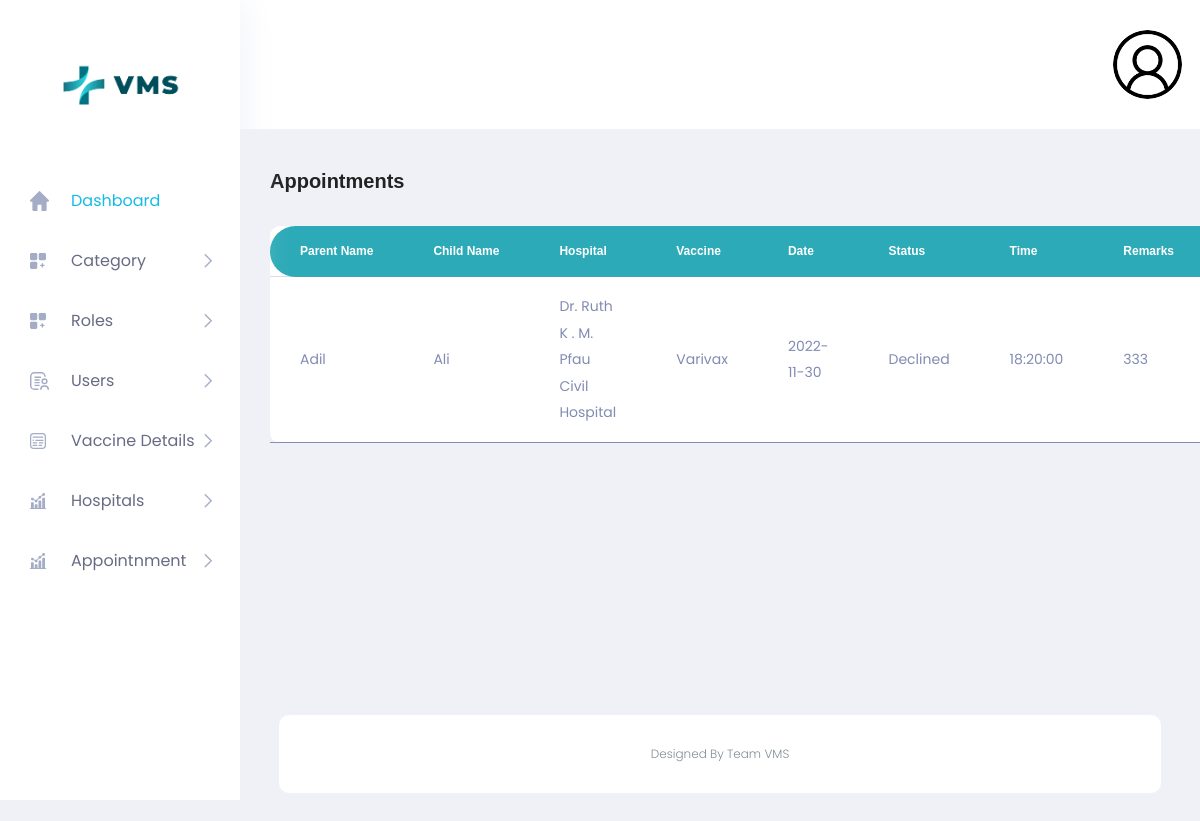
/ADMIN/appointment_show.php (signed in), run on the app's committed database.
### tables this page shows
CREATE TABLE `appointment` (
  `ID` int(11) NOT NULL,
  `USER_ID_FK` int(11) NOT NULL,
  `CHILD_ID_FK` int(11) NOT NULL,
  `HOSPITAL_ID_FK` int(11) NOT NULL,
  `VACCINE_ID_FK` int(11) NOT NULL,
  `DATE` date NOT NULL,
  `STATUS` varchar(20) NOT NULL,
  `TIME` time NOT NULL,
  `REMARKS` varchar(30) NOT NULL
);

CREATE TABLE `users` (
  `ID` int(11) NOT NULL,
  `ROLE_ID_FK` int(11) NOT NULL,
  `USERNAME` varchar(30) NOT NULL,
  `PASSWORD` varchar(40) NOT NULL,
  `CONTACT` varchar(40) NOT NULL,
  `USER_IMAGE` varchar(50) NOT NULL
);

CREATE TABLE `child_details` (
  `ID` int(11) NOT NULL,
  `PARENTS_ID_FK` int(11) NOT NULL,
  `D_O_B` date NOT NULL,
  `CHILD_NAME` varchar(40) NOT NULL,
  `BLOOD_GROUP` varchar(30) NOT NULL,
  `GENDER` varchar(30) NOT NULL,
  `B_FORM` varchar(30) NOT NULL,
  `B_CERTIFICATE` varchar(30) NOT NULL,
  `PARENTS_CNIC` varchar(40) NOT NULL,
  `CHILD_PICTURE` varchar(50) NOT NULL
);

CREATE TABLE `hospital` (
  `ID` int(11) NOT NULL,
  `USER_ID_FK` int(11) NOT NULL,
  `HOSPITAL_NAME` varchar(50) NOT NULL,
  `LOCATION` varchar(60) NOT NULL,
  `CONTACT` varchar(30) NOT NULL,
  `HOSPITAL_PIC` varchar(100) NOT NULL,
  `DETAILS` varchar(10000) NOT NULL
);

CREATE TABLE `vaccine_detail` (
  `ID` int(11) NOT NULL,
  `CAT_ID_FK` int(11) NOT NULL,
  `VACCINE_NAME` varchar(40) NOT NULL,
  `DOSAGE` varchar(40) NOT NULL
);

### ADMIN/appointment_show.php (the view, shortened to what this page needs)
<?php include('header.php');
include('connection.php');
$q="SELECT users.USERNAME,child_details.CHILD_NAME,hospital.HOSPITAL_NAME,vaccine_detail.VACCINE_NAME,appointment.DATE,appointment.STATUS,appointment.TIME,appointment.REMARKS FROM `appointment` join users on users.ID=appointment.USER_ID_FK join child_details on child_details.ID=appointment.CHILD_ID_FK join hospital on hospital.ID=appointment.HOSPITAL_ID_FK join vaccine_detail on vaccine_detail.ID=appointment.VACCINE_ID_FK";
$res=mysqli_query($con,$q);
?>
<div class="main_content_iner ">
<div class="container-fluid p-0">
<div class="row justify-content-center">
<div class="col-12">
<div class="QA_section">
<div class="white_box_tittle list_header">
<h4>Appointments</h4>
<div class="box_right d-flex lms_block">
<div class="serach_field_2">
</div>
</div>
</div>
<div class="QA_table mb_30">
<table class="table ">
<thead>
<tr>
<th scope="col">Parent Name</th>
<th scope="col">Child Name</th>
<th scope="col">Hospital</th>
<th scope="col">Vaccine</th>
<th scope="col">Date</th>
<th scope="col">Status</th>
<th scope="col">Time</th>
<th scope="col">Remarks</th>
</tr>
</thead>
<tbody>
<?php while($data=mysqli_fetch_assoc($res)) { ?>
<tr>
<td><?php echo $data['USERNAME']?></td>
<td><?php echo $data['CHILD_NAME']?></td>
<td><?php echo $data['HOSPITAL_NAME']?></td>
<td><?php echo $data['VACCINE_NAME']?></td>
<td><?php echo $data['DATE']?></td>
<td><?php echo $data['STATUS']?></td>
<td><?php echo $data['TIME']?></td>
<td><?php echo $data['REMARKS']?></td>
</tr>
<?php } ?>
</tbody>
<?php include('footer.php') ?>

### data on the page
appointment: users.USERNAME "Adil", CHILD_ID_FK.CHILD_NAME "Ali", HOSPITAL_ID_FK.HOSPITAL_NAME "Dr. Ruth K . M. Pfau Civil Hospital", VACCINE_ID_FK.VACCINE_NAME "Varivax", DATE "2022-11-30", STATUS "Declined", TIME "18:20:00", REMARKS "333"
